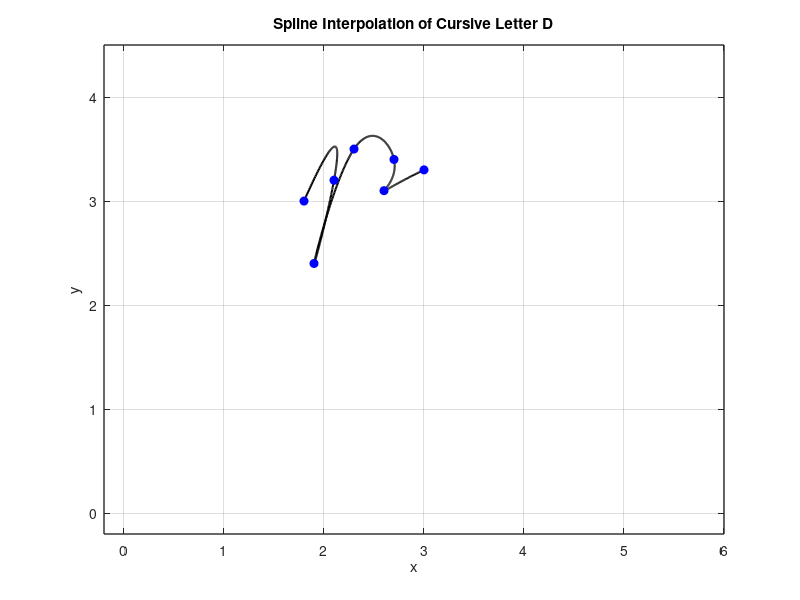

MATLAB code to generate this figure:
x = [1.8 2.1 1.9 2.3 2.7 2.6 3];
y = [3 3.2 2.4 3.5 3.4 3.1 3.3];

n = length(x);
t = 0:n-1; % Parametric coordinate t
tt = 0:0.01:n-1; % More dense coordinate tt for spline interpolation

% Compute spline interpolation
xx = spline(t, x, tt);
yy = spline(t, y, tt);

% Plot settings
figure(1)
plot(xx, yy, 'k', 'LineWidth', 1.5) % plot spline
hold on
plot(x, y, 'bo', 'MarkerFaceColor', 'b') % plot data points
axis([-0.2 6 -0.2 4.5])
grid on
title('Spline Interpolation of Cursive Letter D')
xlabel('x')
ylabel('y')
set(gca, 'FontSize', 10, 'LineWidth', 1)
grid on
